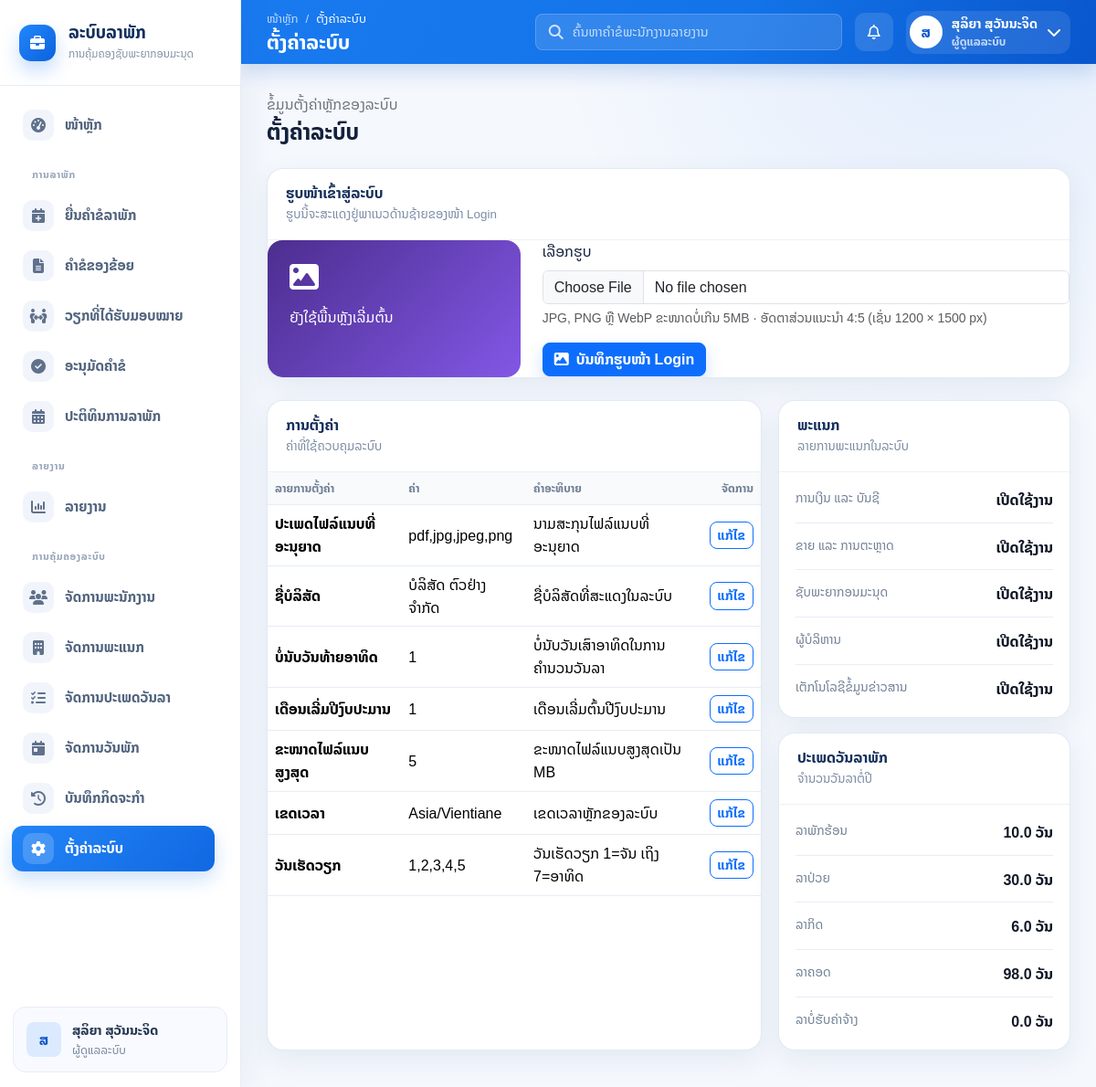
The page /settings.php (signed in) on the database its author committed.
### tables this page shows
CREATE TABLE settings (
  id BIGINT UNSIGNED AUTO_INCREMENT PRIMARY KEY,
  setting_key VARCHAR(120) NOT NULL,
  setting_value TEXT NULL,
  description VARCHAR(255) NULL,
  updated_at TIMESTAMP NOT NULL DEFAULT CURRENT_TIMESTAMP ON UPDATE CURRENT_TIMESTAMP,
  UNIQUE KEY uq_settings_key (setting_key)
);

CREATE TABLE departments (
  id BIGINT UNSIGNED AUTO_INCREMENT PRIMARY KEY,
  name VARCHAR(150) NOT NULL,
  description TEXT NULL,
  status ENUM('active', 'inactive') NOT NULL DEFAULT 'active',
  created_at TIMESTAMP NOT NULL DEFAULT CURRENT_TIMESTAMP,
  updated_at TIMESTAMP NOT NULL DEFAULT CURRENT_TIMESTAMP ON UPDATE CURRENT_TIMESTAMP,
  UNIQUE KEY uq_departments_name (name),
  KEY idx_departments_status (status)
);

CREATE TABLE leave_types (
  id BIGINT UNSIGNED AUTO_INCREMENT PRIMARY KEY,
  name VARCHAR(150) NOT NULL,
  code VARCHAR(30) NOT NULL,
  description TEXT NULL,
  annual_quota DECIMAL(5,2) NOT NULL DEFAULT 0.00,
  is_paid TINYINT(1) NOT NULL DEFAULT 1,
  allow_half_day TINYINT(1) NOT NULL DEFAULT 1,
  require_attachment TINYINT(1) NOT NULL DEFAULT 0,
  min_notice_days INT UNSIGNED NOT NULL DEFAULT 0,
  max_days_per_request DECIMAL(5,2) NULL,
  color VARCHAR(20) NOT NULL DEFAULT '#0d6efd',
  status ENUM('active', 'inactive') NOT NULL DEFAULT 'active',
  created_at TIMESTAMP NOT NULL DEFAULT CURRENT_TIMESTAMP,
  updated_at TIMESTAMP NOT NULL DEFAULT CURRENT_TIMESTAMP ON UPDATE CURRENT_TIMESTAMP,
  UNIQUE KEY uq_leave_types_code (code),
  KEY idx_leave_types_status (status),
  KEY idx_leave_types_require_attachment (require_attachment)
);

### public/_auth.php (called while the page is built, shortened)
<?php
if (!function_exists('h')) {
    function h(?string $value): string
    {
        return htmlspecialchars((string) $value, ENT_QUOTES, 'UTF-8');
    }
}

### public/settings.php (the view, shortened to what this page needs)
<?php
require __DIR__ . '/_auth.php';
$settings = $pdo->query('SELECT setting_key, setting_value, description, updated_at FROM settings ORDER BY setting_key')->fetchAll();
$departments = $pdo->query('SELECT name, status FROM departments ORDER BY name')->fetchAll();
$leaveTypes = $pdo->query('SELECT name, code, annual_quota, status FROM leave_types ORDER BY id')->fetchAll();
$settingLabels = [
    'company_name' => 'ຊື່ບໍລິສັດ',
    'timezone' => 'ເຂດເວລາ',
    'fiscal_year_start_month' => 'ເດືອນເລີ່ມປີງົບປະມານ',
    'workdays' => 'ວັນເຮັດວຽກ',
    'exclude_weekends' => 'ບໍ່ນັບວັນທ້າຍອາທິດ',
    'max_upload_size_mb' => 'ຂະໜາດໄຟລ໌ແນບສູງສຸດ',
    'allowed_upload_extensions' => 'ປະເພດໄຟລ໌ແນບທີ່ອະນຸຍາດ',
    'login_background_image' => 'ຮູບໜ້າເຂົ້າສູ່ລະບົບ',
];
$settingsByKey = [];
foreach ($settings as $setting) {
    $settingsByKey[(string) $setting['setting_key']] = (string) ($setting['setting_value'] ?? '');
}
$loginBackgroundImage = $settingsByKey['login_background_image'] ?? '';
$displaySettings = array_values(array_filter(
    $settings,
    static fn (array $setting): bool => (string) $setting['setting_key'] !== 'login_background_image'
));
require __DIR__ . '/../views/layouts/header.php';
require __DIR__ . '/../views/layouts/sidebar.php';
?>
<div class="app-main-wrapper">
    <?php require __DIR__ . '/../views/layouts/topbar.php'; ?>
    <main class="app-content">
        <div class="mb-4">
            <p class="text-secondary mb-1">ຂໍ້ມູນຕັ້ງຄ່າຫຼັກຂອງລະບົບ</p>
            <h2 class="h4 fw-bold mb-0">ຕັ້ງຄ່າລະບົບ</h2>
        </div>
        <section class="content-card mb-4">
            <div class="card-toolbar">
                <div>
                    <h3 class="card-title">ຮູບໜ້າເຂົ້າສູ່ລະບົບ</h3>
                    <div class="card-subtitle">ຮູບນີ້ຈະສະແດງຢູ່ພາເນວດ້ານຊ້າຍຂອງໜ້າ Login</div>
                </div>
            </div>
            <div class="row align-items-center g-4">
                <div class="col-md-4">
                    <?php if ($loginBackgroundImage !== ''): ?>
                        <img class="img-fluid rounded-4 border shadow-sm login-background-preview" src="<?= h($loginBackgroundImage) ?>" alt="ຮູບໜ້າເຂົ້າສູ່ລະບົບ">
                    <?php else: ?>
                        <div class="rounded-4 p-4 text-white" style="background: linear-gradient(135deg, #4c2e8f, #8257e5); min-height: 150px;">
                            <i class="fa-solid fa-image fs-2 mb-3 d-block"></i>ຍັງໃຊ້ພື້ນຫຼັງເລີ່ມຕົ້ນ
                        </div>
                    <?php endif; ?>
                </div>
                <div class="col-md-8">
                    <form method="post" enctype="multipart/form-data" class="row g-3">
                        <div class="col-12">
                            <label class="form-label" for="loginBackground">ເລືອກຮູບ</label>
                            <input class="form-control" type="file" id="loginBackground" name="login_background" accept="image/jpeg,image/png,image/webp">
                            <div class="form-text">JPG, PNG ຫຼື WebP ຂະໜາດບໍ່ເກີນ 5MB · ອັດຕາສ່ວນແນະນຳ 4:5 (ເຊັ່ນ 1200 × 1500 px)</div>
                        </div>
                        <div class="col-12"><button class="btn btn-primary" type="submit"><i class="fa-solid fa-image me-2"></i>ບັນທຶກຮູບໜ້າ Login</button></div>
                    </form>
                </div>
            </div>
        </section>
        <section class="dashboard-grid">
            <article class="content-card">
                <div class="card-toolbar">
                    <div>
                        <h3 class="card-title">ການຕັ້ງຄ່າ</h3>
                        <div class="card-subtitle">ຄ່າທີ່ໃຊ້ຄວບຄຸມລະບົບ</div>
                    </div>
                </div>
                <div class="table-responsive">
                    <table class="table align-middle">
                        <thead>
                            <tr>
                                <th>ລາຍການຕັ້ງຄ່າ</th>
                                <th>ຄ່າ</th>
                                <th>ຄຳອະທິບາຍ</th>
                                <th class="text-end">ຈັດການ</th>
                            </tr>
                        </thead>
                        <tbody>
                            <?php foreach ($displaySettings as $setting): ?>
                                <tr>
                                    <td class="fw-bold"><?= h($settingLabels[$setting['setting_key']] ?? $setting['setting_key']) ?></td>
                                    <td><?= h($setting['setting_value']) ?></td>
                                    <td><?= h($setting['description']) ?></td>
                                    <td class="text-end">
                                        <button
                                            type="button"
                                            class="btn btn-sm btn-outline-primary edit-setting-btn"
                                            data-bs-toggle="modal"
                                            data-bs-target="#editSettingModal"
                                            data-key="<?= h($setting['setting_key']) ?>"
                                            data-label="<?= h($settingLabels[$setting['setting_key']] ?? $setting['setting_key']) ?>"
                                            data-value="<?= h($setting['setting_value']) ?>"
                                            data-desc="<?= h($setting['description']) ?>"
                                        >
                                            ແກ້ໄຂ
                                        </button>
                                    </td>
                                </tr>
                            <?php endforeach; ?>
                        </tbody>
                    </table>
                </div>
            </article>
            <aside class="d-grid gap-3">
                <article class="content-card">
                    <div class="card-toolbar"><div><h3 class="card-title">ພະແນກ</h3><div class="card-subtitle">ລາຍການພະແນກໃນລະບົບ</div></div></div>
                    <div class="request-summary">
                        <?php foreach ($departments as $department): ?>
                            <div><span><?= h($department['name']) ?></span><strong><?= h($department['status'] === 'active' ? 'ເປີດໃຊ້ງານ' : 'ປິດໃຊ້ງານ') ?></strong></div>
                        <?php endforeach; ?>
                    </div>
                </article>
                <article class="content-card">
                    <div class="card-toolbar"><div><h3 class="card-title">ປະເພດວັນລາພັກ</h3><div class="card-subtitle">ຈຳນວນວັນລາຕໍ່ປີ</div></div></div>
                    <div class="request-summary">
                        <?php foreach ($leaveTypes as $leaveType): ?>
                            <div><span><?= h($leaveType['name']) ?></span><strong><?= h(number_format((float) $leaveType['annual_quota'], 1)) ?> ວັນ</strong></div>
                        <?php endforeach; ?>
                    </div>
                </article>
            </aside>
        </section>
<?php require __DIR__ . '/../views/layouts/footer.php'; ?>

### public/assets/css/style.css (style rules this page uses)
:root { --primary: #0d6efd; --primary-dark: #084298; --primary-soft: #e8f1ff; --success: #198754; --warning: #ffc107; --danger: #dc3545; --bg: #f4f7fb; --surface: #ffffff; --border: #e5eaf1; --text: #1f2937; --muted: #6b7280; --sidebar-width: 280px; --topbar-height: 76px; --shadow-sm: 0 8px 24px rgba(15, 23, 42, 0.06); --font-family-base: "Noto Sans Lao", "Phetsarath OT", sans-serif; --bs-font-sans-serif: var(--font-family-base); --bs-body-font-family: var(--font-family-base); }
* { box-sizing: border-box; }
html { font-family: var(--font-family-base); }
body { min-height: 100vh; margin: 0; color: var(--text); background: var(--bg); font-family: var(--font-family-base) !important; font-size: 16px; line-height: 1.55; letter-spacing: 0; text-rendering: optimizeLegibility; -webkit-font-smoothing: antialiased; -moz-osx-font-smoothing: grayscale; }
button, input, select, textarea, .btn, .form-control, .form-select, .dropdown-menu, .modal, .popover, .tooltip, .table, .pagination, .dataTable, .dt-container, .dt-container *, .dataTable, .dataTable *, .table, .table * { font-family: var(--font-family-base) !important; }
.fa, .fa-classic, .fa-sharp, .fas, .fa-solid { font-family: "Font Awesome 6 Free" !important; font-weight: 900; }
.btn, .form-control, .form-select, .input-group-text, .dropdown-item, .page-link { line-height: 1.45; }
.app-main-wrapper { min-height: 100vh; margin-left: var(--sidebar-width); }
.app-content { padding: 26px; }
.stat-card, .content-card { border: 1px solid var(--border); border-radius: 8px; background: var(--surface); box-shadow: var(--shadow-sm); }
.dashboard-grid { display: grid; grid-template-columns: minmax(0, 1.45fr) minmax(320px, 0.55fr); gap: 18px; }
.content-card { overflow: hidden; transition: transform 0.18s ease, box-shadow 0.18s ease, border-color 0.18s ease; }
.card-toolbar { min-height: 62px; display: flex; align-items: center; justify-content: space-between; gap: 12px; padding: 16px 18px; border-bottom: 1px solid var(--border); }
.card-title { margin: 0; font-size: 1rem; font-weight: 800; }
.card-subtitle { color: var(--muted); font-size: 0.84rem; }
.table { margin: 0; }
.table thead th { color: var(--muted); background: #f8fafc; border-bottom-color: var(--border); font-size: 0.78rem; font-weight: 800; text-transform: uppercase; }
.table tbody td { vertical-align: middle; border-color: var(--border); }
.btn { border-radius: 8px; font-weight: 700; }
.btn-primary { box-shadow: 0 8px 18px rgba(13, 110, 253, 0.2); }
:root { --primary: #1677ee; --primary-dark: #0b55c7; --primary-soft: #eaf3ff; --bg: #f5f8fd; --surface: #ffffff; --border: #e7edf6; --text: #14213d; --muted: #718096; --sidebar-width: 264px; --topbar-height: 70px; --shadow-sm: 0 10px 30px rgba(31, 68, 120, 0.08); }
body { background: radial-gradient(circle at 88% 0%, rgba(29, 120, 242, 0.09), transparent 28rem), var(--bg); }
.app-content { max-width: 1750px; padding: 32px 28px 40px; }
.stat-card, .content-card { border: 1px solid rgba(223, 231, 243, 0.88); border-radius: 18px; box-shadow: var(--shadow-sm); }
.content-card { border-radius: 18px; }
.card-toolbar { min-height: 78px; padding: 17px 20px; border-bottom-color: #edf1f6; }
.card-title { color: #17315d; font-size: 1rem; }
.card-subtitle { margin-top: 2px; color: #7c8ca4; }
.request-summary { display: grid; gap: 14px; padding: 18px; }
.request-summary div { display: flex; align-items: flex-start; justify-content: space-between; gap: 14px; padding-bottom: 12px; border-bottom: 1px solid var(--border); }
.request-summary div:last-child { padding-bottom: 0; border-bottom: 0; }
.request-summary span { color: var(--muted); font-size: 0.86rem; }
.request-summary strong { max-width: 58%; color: #111827; text-align: right; }

### rows shown on the page
settings: setting_key "ປະເພດໄຟລ໌ແນບທີ່ອະນຸຍາດ", setting_value "pdf,jpg,jpeg,png", description "ນາມສະກຸນໄຟລ໌ແນບທີ່ອະນຸຍາດ"
settings: setting_key "ຊື່ບໍລິສັດ", setting_value "ບໍລິສັດ ຕົວຢ່າງ ຈຳກັດ", description "ຊື່ບໍລິສັດທີ່ສະແດງໃນລະບົບ"
settings: setting_key "ບໍ່ນັບວັນທ້າຍອາທິດ", setting_value "1", description "ບໍ່ນັບວັນເສົາອາທິດໃນການຄຳນວນວັນລາ"
settings: setting_key "ເດືອນເລີ່ມປີງົບປະມານ", setting_value "1", description "ເດືອນເລີ່ມຕົ້ນປີງົບປະມານ"
settings: setting_key "ຂະໜາດໄຟລ໌ແນບສູງສຸດ", setting_value "5", description "ຂະໜາດໄຟລ໌ແນບສູງສຸດເປັນ MB"
settings: setting_key "ເຂດເວລາ", setting_value "Asia/Vientiane", description "ເຂດເວລາຫຼັກຂອງລະບົບ"
settings: setting_key "ວັນເຮັດວຽກ", setting_value "1,2,3,4,5", description "ວັນເຮັດວຽກ 1=ຈັນ ເຖິງ 7=ອາທິດ"
departments: name "ການເງິນ ແລະ ບັນຊີ", status "ເປີດໃຊ້ງານ"
departments: name "ຂາຍ ແລະ ການຕະຫຼາດ", status "ເປີດໃຊ້ງານ"
departments: name "ຊັບພະຍາກອນມະນຸດ", status "ເປີດໃຊ້ງານ"
departments: name "ຜູ້ບໍລິຫານ", status "ເປີດໃຊ້ງານ"
departments: name "ເຕັກໂນໂລຊີຂໍ້ມູນຂ່າວສານ", status "ເປີດໃຊ້ງານ"
leave_types: name "ລາພັກຮ້ອນ", annual_quota "10.0"
leave_types: name "ລາປ່ວຍ", annual_quota "30.0"
leave_types: name "ລາກິດ", annual_quota "6.0"
leave_types: name "ລາຄອດ", annual_quota "98.0"
leave_types: name "ລາບໍ່ຮັບຄ່າຈ້າງ", annual_quota "0.0"

### other values the page prints
$item['label'] "ໜ້າຫຼັກ"
$item['group'] "ການລາພັກ"
$item['label'] "ຍື່ນຄຳຂໍລາພັກ"
$item['label'] "ຄຳຂໍຂອງຂ້ອຍ"
$item['label'] "ວຽກທີ່ໄດ້ຮັບມອບໝາຍ"
$item['label'] "ອະນຸມັດຄຳຂໍ"
$item['label'] "ປະຕິທິນການລາພັກ"
$item['group'] "ລາຍງານ"
$item['label'] "ລາຍງານ"
$item['group'] "ການຄຸ້ມຄອງລະບົບ"
$item['label'] "ຈັດການພະນັກງານ"
$item['label'] "ຈັດການພະແນກ"
$item['label'] "ຈັດການປະເພດວັນລາ"
$item['label'] "ຈັດການວັນພັກ"
$item['label'] "ບັນທຶກກິດຈະກຳ"
